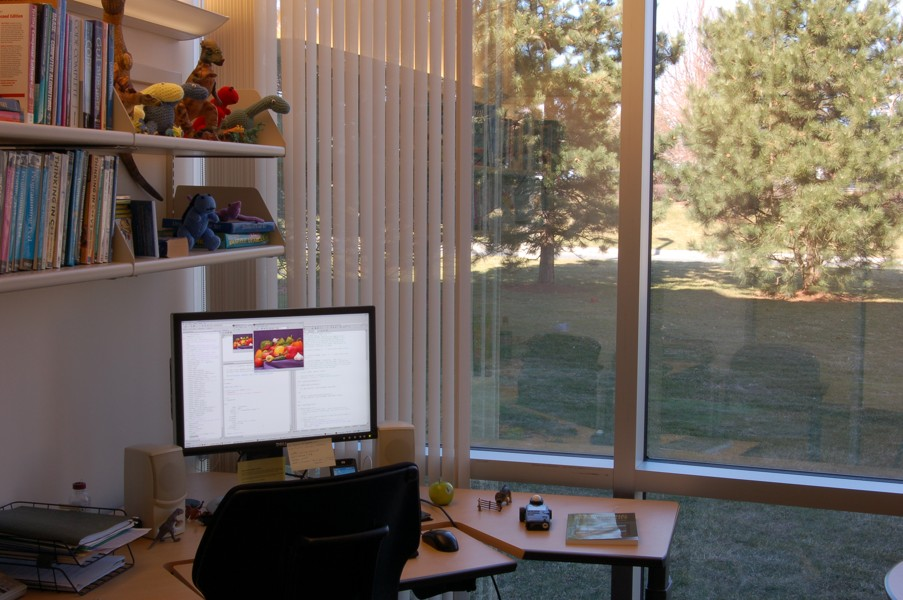
#> input picture images/jpg/office_4.jpg, 903 x 600 px
$ python hw1_4.py   (older library calls are emulated)
#> lines starting #> are read from the running program, lines starting #| are printed output that depends on the picture
import numpy as np
from PIL import Image
import matplotlib.pyplot as plt
import cv2


kaynak_imge = cv2.imread('../images/jpg/office_4.jpg')
#> kaynak_imge is the input picture: shape (600, 903, 3); mean B, G, R 93.5, 102.4, 113.2
kaynak_imge = cv2.cvtColor(kaynak_imge, cv2.COLOR_BGR2GRAY)
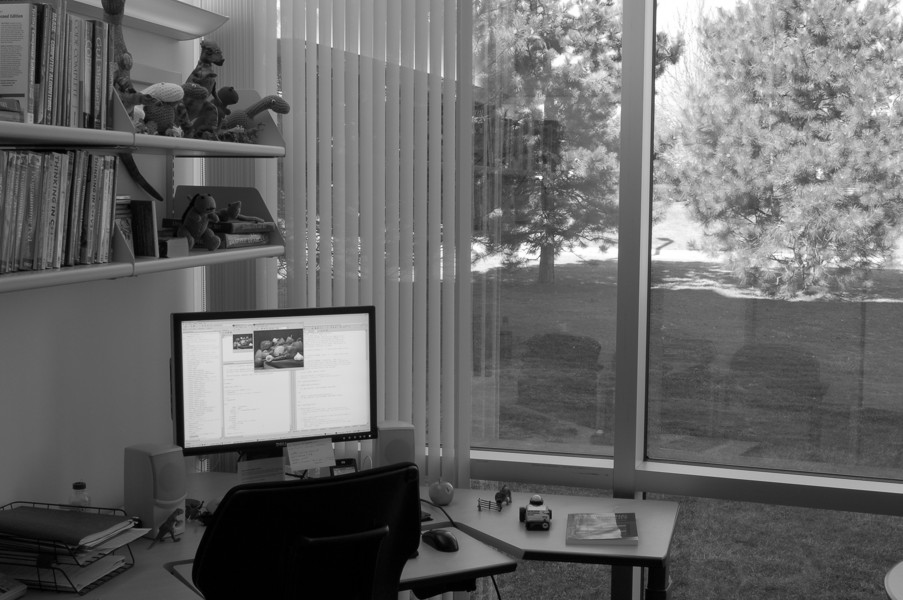
#> kaynak_imge: shape (600, 903); min 0, max 255, mean 104.6

# sobel ile x ve y yönünde kısmi türevlerinin hesaplanması
x_sobel = cv2.Sobel(kaynak_imge,cv2.CV_64F,1,0,ksize=5)
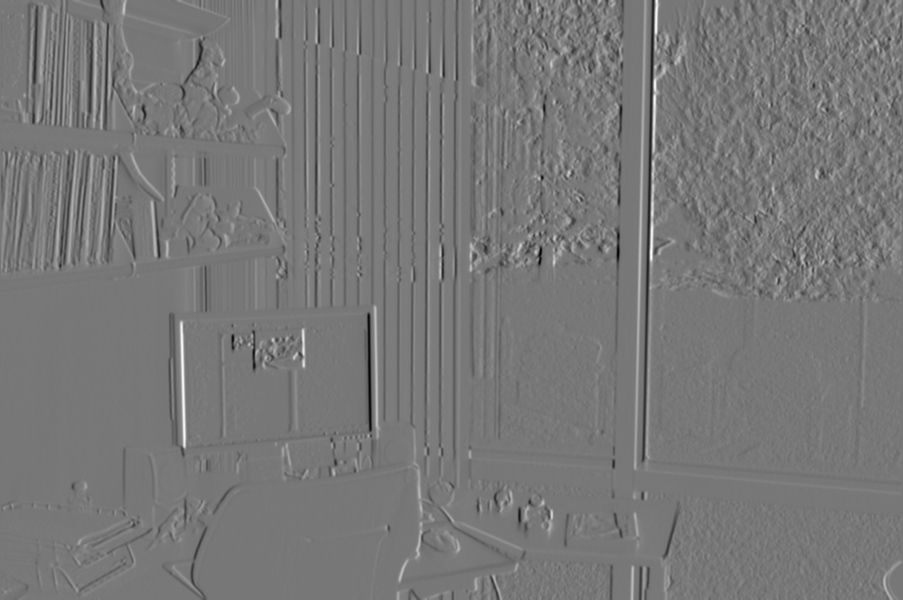
#> x_sobel: shape (600, 903) float64; min -7638, max 8603, mean 7.8; drawn with min black and max white
y_sobel = cv2.Sobel(kaynak_imge,cv2.CV_64F,0,1,ksize=5)
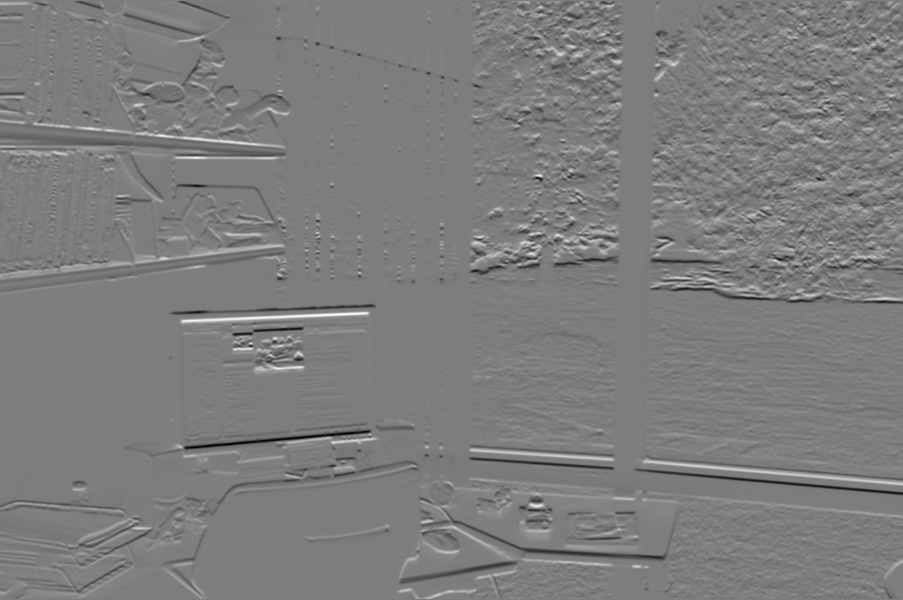
#> y_sobel: shape (600, 903) float64; min -7308, max 7496, mean -24.2; drawn with min black and max white


# Eğim genliği ve açısının hesaplanması
egim_genligi = np.sqrt(np.square(x_sobel) + np.square(y_sobel))
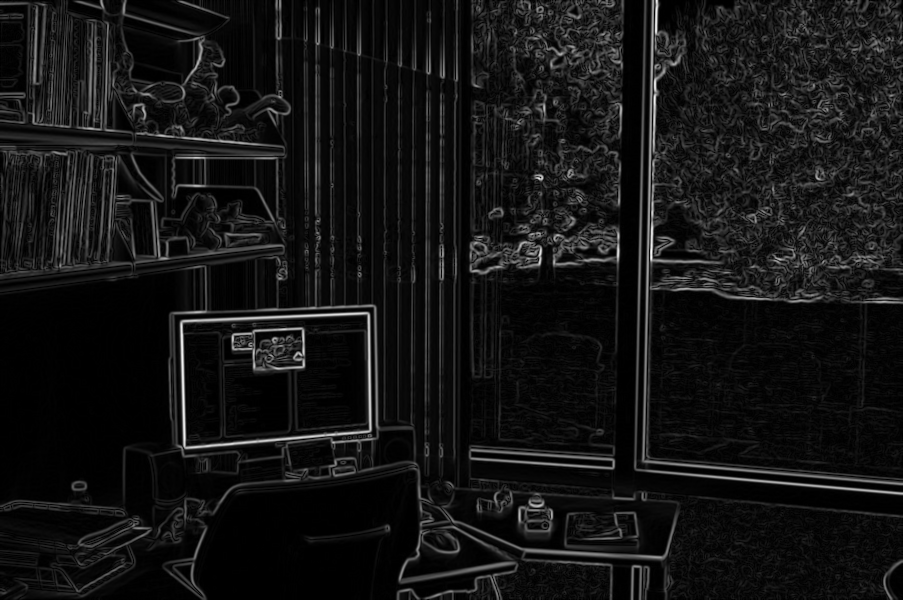
#> egim_genligi: shape (600, 903) float64; min 0, max 8603.6, mean 689.1; drawn with min black and max white
egim_acisi = np.arctan2(y_sobel, x_sobel)
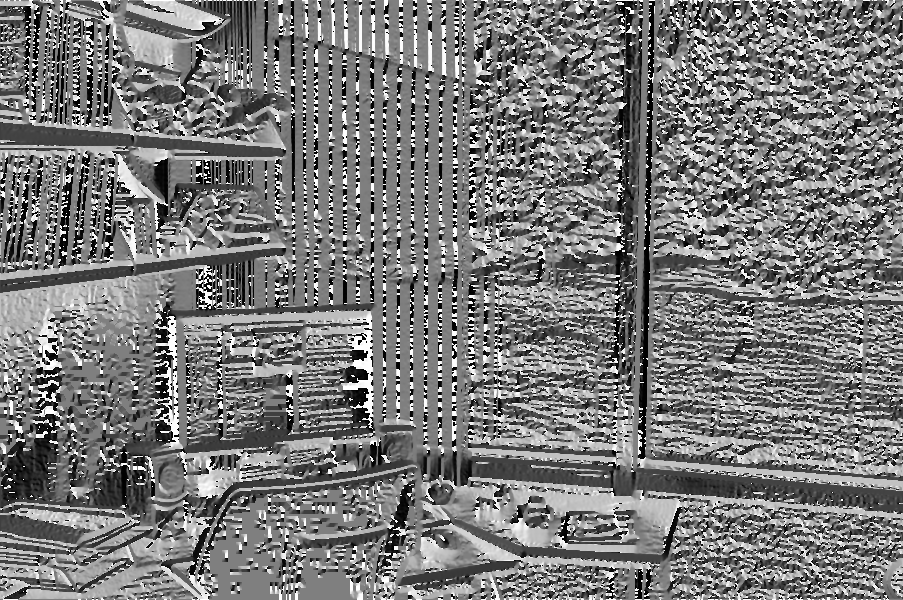
#> egim_acisi: shape (600, 903) float64; min -3.14, max 3.14, mean -0.137; drawn with min black and max white

# Eğim genliği ve açısının görselleştirilmesi
plt.figure(figsize=(12, 6))

plt.subplot(131), plt.imshow(kaynak_imge, cmap='gray')
plt.title('Kaynak İmge'), plt.xticks([]), plt.yticks([])

plt.subplot(132), plt.imshow(egim_genligi, cmap='gray')
plt.title('Eğim Genliği'), plt.xticks([]), plt.yticks([])

plt.subplot(133), plt.imshow(egim_acisi, cmap='hsv')
plt.title('Eğim Açısı'), plt.xticks([]), plt.yticks([])

plt.show()


# Düşey kenarları vurgula
dusey_kenar = np.zeros_like(kaynak_imge, dtype=np.uint8)
dusey_kenar[(egim_acisi >= 0) & (egim_acisi <= 45)] = 255

# Yatay kenarları vurgula
yatay_kenar = np.zeros_like(kaynak_imge, dtype=np.uint8)
yatay_kenar[(egim_acisi >= 0) & (egim_acisi <= 180)] = 255

# Görselleştirme
plt.figure(figsize=(12, 6))

plt.subplot(131), plt.imshow(egim_acisi, cmap='hsv')
plt.title('Eğim Açısı'), plt.xticks([]), plt.yticks([])

plt.subplot(132), plt.imshow(dusey_kenar, cmap='gray')
plt.title('Belirli Açı Aralığındaki Dusey Kenarlar'), plt.xticks([]), plt.yticks([])

plt.subplot(133), plt.imshow(yatay_kenar, cmap='gray')
plt.title('Belirli Açı Aralığındaki Yatay Kenarlar'), plt.xticks([]), plt.yticks([])

plt.show()
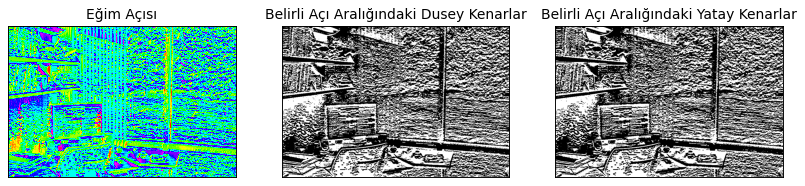
#> figure drawn by matplotlib, 3 panels


# Kenarların ikili imgeye dönüştürülmesi ve görselleştirilmesi
ret, ikili_imge_yatay = cv2.threshold(yatay_kenar, 127, 255, cv2.THRESH_BINARY + cv2.THRESH_OTSU)
ret, ikili_imge_dusey = cv2.threshold(dusey_kenar, 127, 255, cv2.THRESH_BINARY + cv2.THRESH_OTSU)

birlestirilmis_sonuc = np.concatenate((ikili_imge_yatay, ikili_imge_dusey), axis=1)
plt.imshow(birlestirilmis_sonuc, cmap='gray')
plt.title("İkili Yatay ve Düşey Kenarlar")
plt.show()
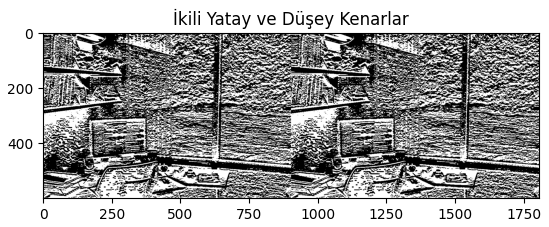
#> figure drawn by matplotlib, 1 panel
